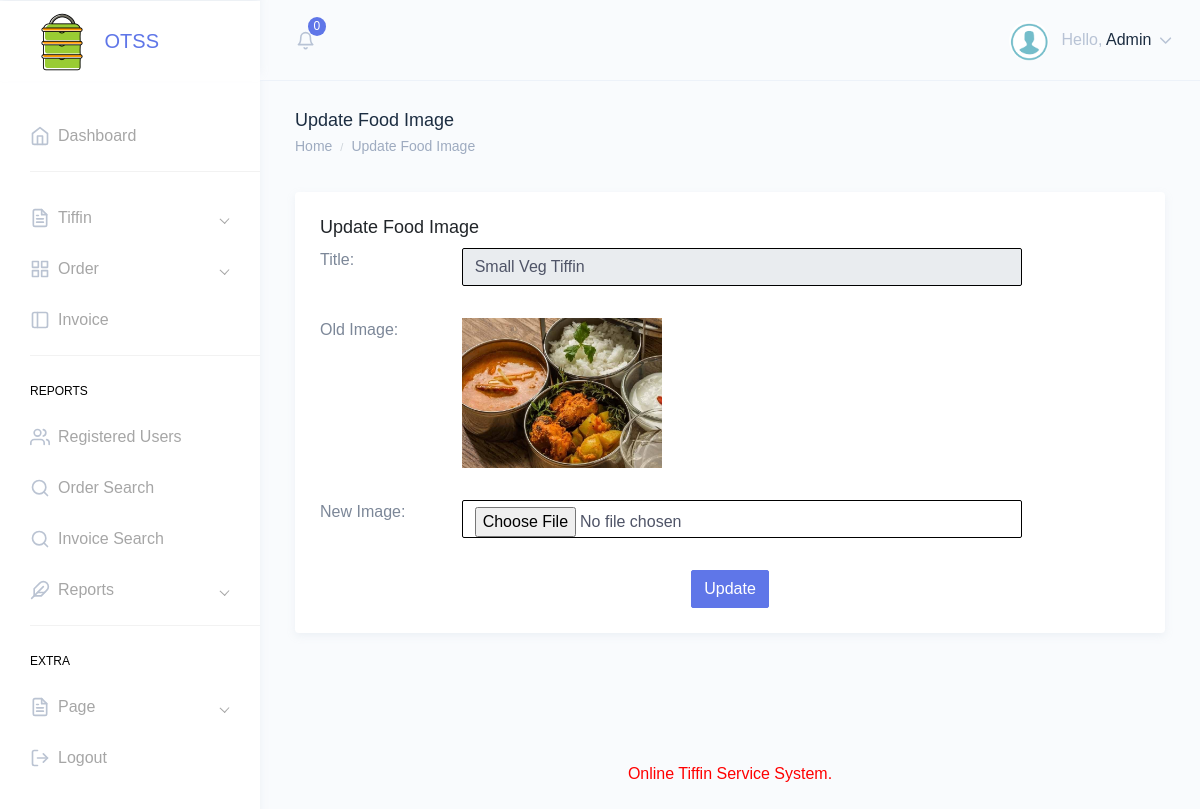
The app's page /admin/changeimage.php?editid=1 (signed in) with its own data.
### tables this page shows
CREATE TABLE `tbltiffin` (
  `ID` int(10) NOT NULL,
  `Type` varchar(120) DEFAULT NULL,
  `Title` varchar(200) NOT NULL,
  `Description` mediumtext DEFAULT NULL,
  `Cost` int(10) DEFAULT NULL,
  `Image` varchar(120) DEFAULT NULL,
  `PostDate` timestamp NULL DEFAULT current_timestamp()
);

### admin/changeimage.php (the view, shortened to what this page needs)
<?php
include('includes/dbconnection.php');
if (strlen($_SESSION['otssaid']==0)) {
  header('location:logout.php');
  } else{
?>
<!DOCTYPE html>
<html dir="ltr" lang="en">
<head>
    <link href="dist/css/style.min.css" rel="stylesheet">
   </head>
<body>
    <div id="main-wrapper" data-theme="light" data-layout="vertical" data-navbarbg="skin6" data-sidebartype="full" data-sidebar-position="fixed" data-header-position="fixed" data-boxed-layout="full">
     <?php include_once('includes/header.php');?>
        <?php include_once('includes/sidebar.php');?>
        <div class="page-wrapper">
            <div class="page-breadcrumb">
                <div class="row">
                    <div class="col-7 align-self-center">
                        <h4 class="page-title text-truncate text-dark font-weight-medium mb-1">Update Food Image</h4>
                        <div class="d-flex align-items-center">
                            <nav aria-label="breadcrumb">
                                <ol class="breadcrumb m-0 p-0">
                                    <li class="breadcrumb-item"><a href="dashboard.php" class="text-muted">Home</a></li>
                                    <li class="breadcrumb-item text-muted active" aria-current="page">Update Food Image</li>
                                </ol>
                            </nav>
                        </div>
                    </div>
                </div>
            </div>
            <div class="container-fluid">
                <div class="row">
                    <div class="col-12">
                        <div class="card">
                            <div class="card-body">
                                <h4 class="card-title">Update Food Image</h4>
                                <form action="" method="post" enctype="multipart/form-data">
                                <?php
                   $eid=$_GET['editid'];
$sql="SELECT * from tbltiffin where ID=$eid";
$query = $dbh -> prepare($sql);
$query->execute();
$results=$query->fetchAll(PDO::FETCH_OBJ);
$cnt=1;
if($query->rowCount() > 0)
{
foreach($results as $row)
{               ?>
                                    <div class="form-body">
                                         <div class="form-group row">
                                            <label class="col-md-2">Title: </label>
                                            <div class="col-md-10">
                                                <div class="row">
                                                    <div class="col-md-10">
                                                        <div class="form-group">
                                                          <input type="text" class="form-control" id="" name="title" value="<?php  echo htmlentities($row->Title);?>" readonly='true'>
                                                        </div>
                                                    </div>
                                                </div>
                                            </div>
                                        </div>
                                     <div class="form-group row">
                                            <label class="col-md-2">Old Image: </label>
                                            <div class="col-md-10">
                                                <div class="row">
                                                    <div class="col-md-10">
                                                        <div class="form-group">
                                                            <img src="images/<?php echo $row->Image;?>" width="200" height="150" value="<?php  echo $row->Image;?>">
                                                        </div>
                                                    </div>
                                                </div>
                                            </div>
                                        </div>
                                           <div class="form-group row">
                                            <label class="col-md-2">New Image: </label>
                                            <div class="col-md-10">
                                                <div class="row">
                                                    <div class="col-md-10">
                                                        <div class="form-group">
                                                            <input type="file" class="form-control" id="" name="images" value="" required='true'>
                                                        </div>
                                                    </div>
                                                </div>
                                            </div>
                                        </div>
                                    </div>
                                  <?php $cnt=$cnt+1;}} ?>
                                    <div class="form-actions">
                                        <div class="text-center">
                                            <button type="submit" class="btn btn-info" name="submit">Update</button>
                                           </div>
                                    </div>
                                </form>
                            </div>
                        </div>
                    </div>
                </div>
            </div>
          <?php include_once('includes/footer.php');?>
        </div>
    </div>
</body>
</html>
<?php }  ?>

### admin/includes/header.php (shortened to what this page needs)
<header class="topbar" data-navbarbg="skin6">
            <nav class="navbar top-navbar navbar-expand-md">
                <div class="navbar-header" data-logobg="skin6">
                    <div class="navbar-brand">
                        <a href="dashboard.php">
                            <b class="logo-icon">
                                <img src="assets/images/logo-icon.png" alt="homepage" class="dark-logo" />
                            </b>
                           <strong>OTSS</strong>
                        </a>
                    </div>
                </div>
                <div class="navbar-collapse collapse" id="navbarSupportedContent">
                    <ul class="navbar-nav float-left mr-auto ml-3 pl-1">
                        <li class="nav-item dropdown">
                            <?php
                        $sql ="SELECT * from  tblorder where Status is null ";
$query = $dbh -> prepare($sql);
$query->execute();
$totneworder=$query->rowCount();
?>
                            <a class="nav-link dropdown-toggle pl-md-3 position-relative" href="javascript:void(0)"
                                id="bell" role="button" data-toggle="dropdown" aria-haspopup="true"
                                aria-expanded="false">
                                <span><i data-feather="bell" class="svg-icon"></i></span>
                                <span class="badge badge-primary notify-no rounded-circle"><?php echo htmlentities($totneworder);?></span>
                            </a>
                        </li>
                    </ul>
                    <ul class="navbar-nav float-right">
                        <li class="nav-item dropdown">
                            <a class="nav-link dropdown-toggle" href="javascript:void(0)" data-toggle="dropdown"
                                aria-haspopup="true" aria-expanded="false">
                                <img src="assets/images/users/images.png" alt="user" class="rounded-circle"
                                    width="40">
                                    <?php
$aid=$_SESSION['otssaid'];
$sql="SELECT AdminName,Email from  tbladmin where ID=:aid";
$query = $dbh -> prepare($sql);
$query->bindParam(':aid',$aid,PDO::PARAM_STR);
$query->execute();
$results=$query->fetchAll(PDO::FETCH_OBJ);
$cnt=1;
if($query->rowCount() > 0)
{
foreach($results as $row)
{               ?>
                                <span class="ml-2 d-none d-lg-inline-block"><span>Hello,</span> <span
                                        class="text-dark"><?php  echo $row->AdminName;?></span> <i data-feather="chevron-down"
                                        class="svg-icon"></i></span><?php $cnt=$cnt+1;}} ?>
                            </a>
                        </li>
                    </ul>
                </div>
            </nav>
        </header>

### records on screen
tbltiffin: title "Small Veg Tiffin", Image (picture)

### other values on screen
$totneworder "0"
$row->AdminName "Admin"
